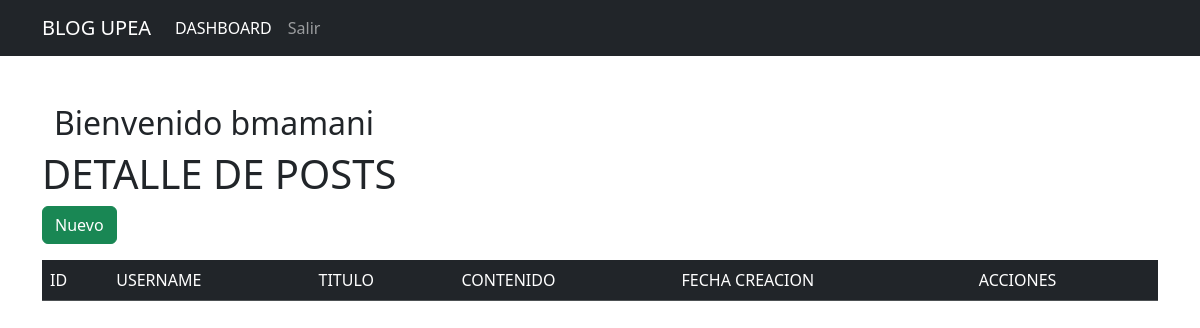
The page /dashboard (signed in) on the database as committed earlier.
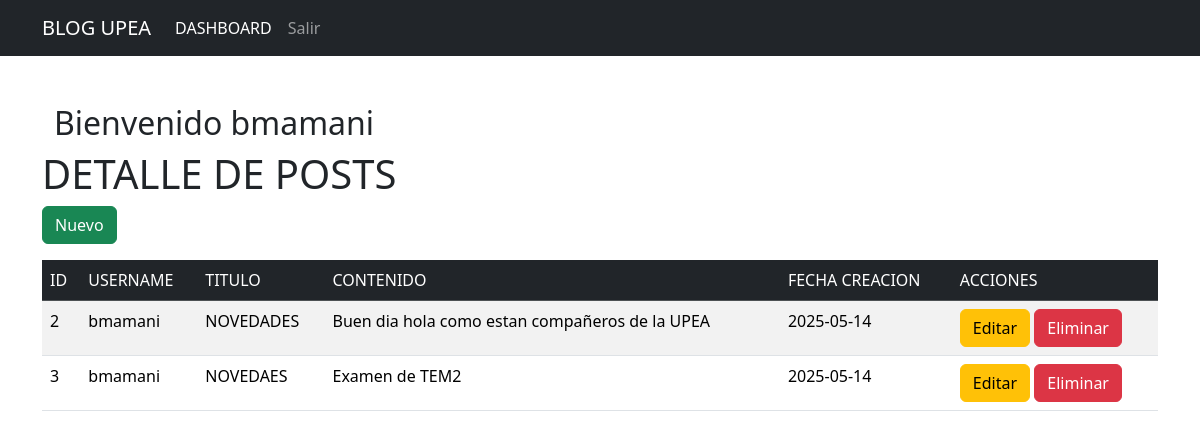
The same page on the database as committed later.
### tables this page shows
CREATE TABLE users(
      id integer primary key autoincrement,
      username text unique not null,
      password_hash text not null,
      created_at date default (date('now'))
    );

CREATE TABLE posts(
      id integer primary key autoincrement,
      title text not null,
      content text not null,
      user_id integer not null,
      created_at date default (date('now')),
      foreign key (user_id) references users(id)
    );

### app.py (the view)
@app.route('/dashboard')
@login_required #protected -> require logged in to go this route
def dashboard():
    conn = get_db_connection()
    posts = conn.execute("""select * from posts""").fetchall()
    conn.close()
    return render_template('dashboard.html',username=current_user.username, posts=posts)

### app.py (called while the page is built)
def get_db_connection():
    conn = sqlite3.connect('blog.db')
    conn.row_factory = sqlite3.Row
    return conn

@login_manager.user_loader
def load_user(user_id):
    return User.get_by_id(user_id) #retorna objeto  con  datos de usuario recuperado de DB

    @staticmethod
    def get_by_id(user_id):
        conn = get_db_connection()
        user = conn.execute("select * from users where id=?",(user_id,)).fetchone()
        conn.close()
        if user:
            return User(user['id'],user['username'],user['password_hash'],user['created_at'])
        return None

### templates/dashboard.html (shortened to what this page needs)
{% extends 'base2.html' %}
{% block content%}
<div class="container mt-4">
<h2 style="display: inline-block;">Bienvenido {{username}}</h2>
</div>
<h1> DETALLE DE POSTS</h1>
<a href="{{url_for('nuevo_post')}}" class="btn btn-success mb-3">Nuevo</a>
<table class="table table-striped table-hover">
    <thead class="table-dark">
        <tr>
            <td>ID</td>
            <td>USERNAME</td>
            <td>TITULO</td>
            <td>CONTENIDO</td>
            <td>FECHA CREACION</td>
            <td>ACCIONES</td>
        </tr>
    </thead>
    <tbody>
    {% for item in posts %}
    <tr>
        <td>{{ item.id }}</td>
        <td>{{ username}}</td>
        <td>{{ item.title }}</td>
        <td>{{ item.content }}</td>
        <td>{{ item.created_at }}</td>
        <td>
        <a href="{{url_for('editar_post',id=item.id)}}" class="btn btn-warning">Editar</a>
        <a href="{{url_for('eliminar_post',id=item.id)}}" class="btn btn-danger" onclick="return(confirm('Desea eliminar este registro?'))">Eliminar</a>
        </td>
    </tr>
    {% endfor %}
    </tbody>
</table>
{% endblock %}

### templates/base2.html (shortened to what this page needs)
<!doctype html>
<html lang="es">
  <head>
    <link href="https://cdn.jsdelivr.net/npm/bootstrap@5.3.5/dist/css/bootstrap.min.css" rel="stylesheet">
  </head>
  <body>
    <nav class="navbar navbar-expand-lg navbar-dark bg-dark">
        <div class="container">
          <a class="navbar-brand" href="#">BLOG UPEA</a>
          <div class="collapse navbar-collapse" id="navbarNavAltMarkup">
            <div class="navbar-nav">
              <a class="nav-link active" aria-current="page" href="#">DASHBOARD</a>
              <a class="nav-link " href="{{url_for('logout')}}">Salir</a>
            </div>
          </div>
        </div>
      </nav>
    <div class="container mt-5">
    {% block content %}
    {% endblock%}
    </div>
  </body>
</html>

Rows that differ between the two databases and show on the page:
added posts: id "2", {{ username }} "bmamani", title "NOVEDADES", content "Buen dia hola como estan compañeros de la UPEA", created_at "2025-05-14"
added posts: id "3", {{ username }} "bmamani", title "NOVEDAES", content "Examen de TEM2", created_at "2025-05-14"
